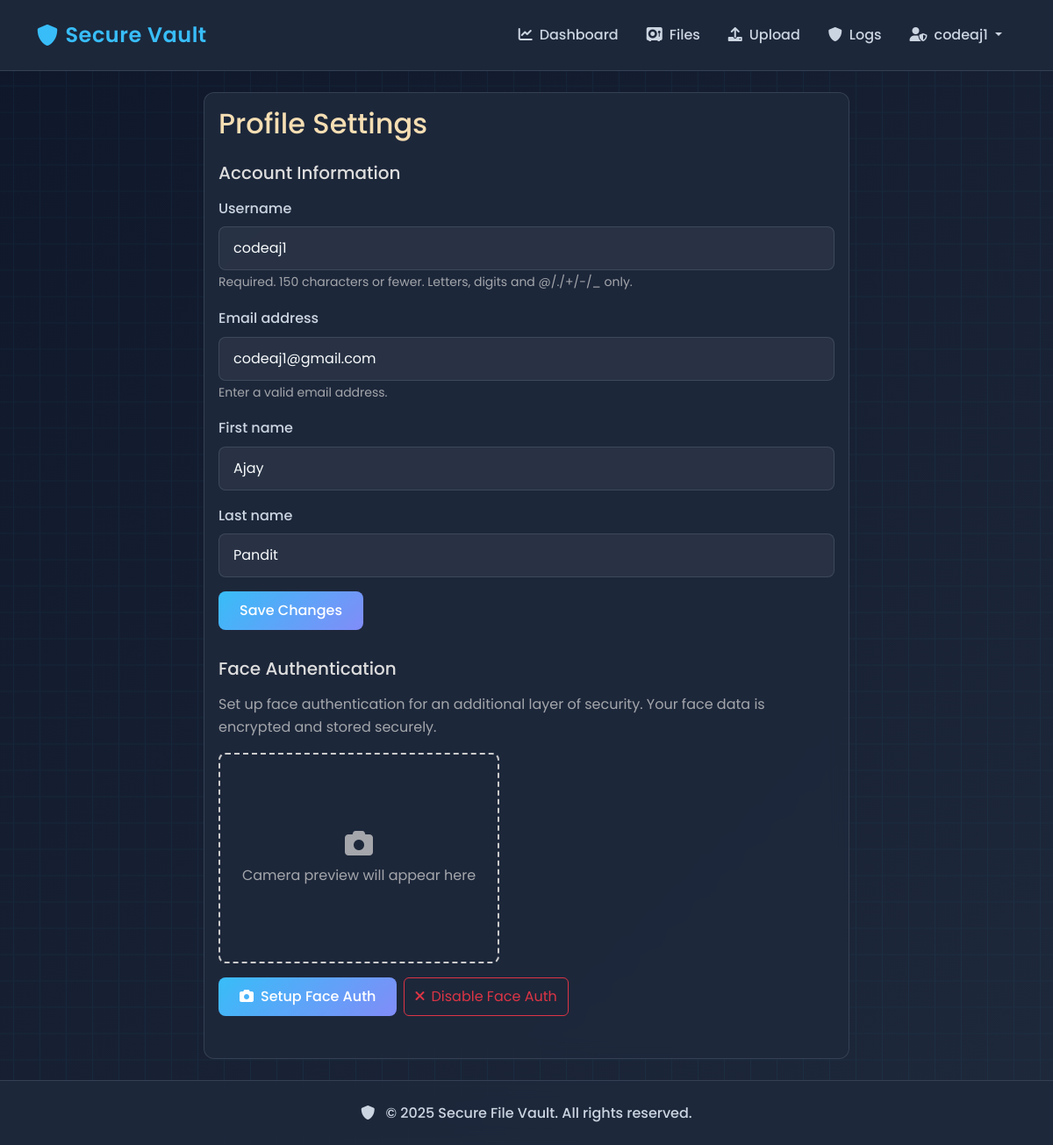
Screenshot of /profile/ (signed in) with the database file from the repository.
### users/models.py (models this page shows, shortened)
class CustomUser(AbstractUser):
    face_encoding = models.BinaryField(null=True, blank=True)
    use_face_auth = models.BooleanField(default=False)
    created_at = models.DateTimeField(auto_now_add=True)
    updated_at = models.DateTimeField(auto_now=True)
    class Meta:
        verbose_name = 'User'
        verbose_name_plural = 'Users'

### users/views.py (the view)
# urls.py: path('profile/', views.profile, name='profile'),
@login_required
def profile(request):
    try:
        if request.method == 'POST':
            form = UserProfileForm(request.POST, instance=request.user)
            if form.is_valid():
                form.save()
                messages.success(request, 'Profile updated successfully.')
                return redirect('profile')
        else:
            form = UserProfileForm(instance=request.user)
        return render(request, 'users/profile.html', {
            'form': form,
            'user': request.user
        })
    except Exception as e:
        print(f"Profile error: {str(e)}")  # For debugging
        messages.error(request, 'An error occurred while loading your profile.')
        return redirect('dashboard')

### users/forms.py
class UserProfileForm(forms.ModelForm):
    class Meta:
        model = User
        fields = ['username', 'email', 'first_name', 'last_name']
        widgets = {
            'username': forms.TextInput(attrs={'class': 'form-control'}),
            'email': forms.EmailInput(attrs={'class': 'form-control'}),
            'first_name': forms.TextInput(attrs={'class': 'form-control'}),
            'last_name': forms.TextInput(attrs={'class': 'form-control'}),
        }
        help_texts = {
            'username': 'Required. 150 characters or fewer. Letters, digits and @/./+/-/_ only.',
            'email': 'Enter a valid email address.',
        }

### users/templatetags/user_tags.py (called while the page is built)
@register.filter(name='addclass')
def addclass(field, css_class):
    return field.as_widget(attrs={'class': css_class})

### templates/users/profile.html (shortened to what this page needs)
{% extends 'base.html' %}
{% load user_tags %}
{% block content %}
<div class="row">
    <div class="col-md-8 mx-auto">
        <div class="card">
            <div class="card-body">
                <h2 class="card-title mb-4">Profile Settings</h2>
                <div class="profile-section">
                    <h5 class="mb-3">Account Information</h5>
                    <form method="post">
                        {% for field in form %}
                            <div class="mb-3">
                                <label class="form-label">{{ field.label }}</label>
                                {{ field|addclass:"form-control" }}
                                {% if field.help_text %}
                                    <small class="form-text text-muted">{{ field.help_text }}</small>
                                {% endif %}
                            </div>
                        {% endfor %}
                        <button type="submit" class="btn btn-primary">Save Changes</button>
                    </form>
                </div>
                <div class="profile-section">
                    <h5 class="mb-3">Face Authentication</h5>
                    <p class="text-muted">
                        Set up face authentication for an additional layer of security.
                        Your face data is encrypted and stored securely.
                    </p>
                    <div class="face-auth-preview">
                        <div id="placeholderText" class="text-center text-muted">
                            <i class="fas fa-camera fa-2x mb-2"></i><br>
                            Camera preview will appear here
                        </div>
                    </div>
                    <div class="d-flex gap-2">
                        <button id="startCamera" class="btn btn-primary">
                            <i class="fas fa-camera me-2"></i>Setup Face Auth
                        </button>
                        {% if user.use_face_auth %}
                            <button id="disableFaceAuth" class="btn btn-outline-danger">
                                <i class="fas fa-times me-2"></i>Disable Face Auth
                            </button>
                        {% endif %}
                    </div>
                </div>
            </div>
        </div>
    </div>
</div>
{% endblock %}

### templates/base.html (shortened to what this page needs)
<!DOCTYPE html>
<html lang="en">
<head>
    <link href="https://cdn.jsdelivr.net/npm/bootstrap@5.3.0/dist/css/bootstrap.min.css" rel="stylesheet">
    <link href="https://cdnjs.cloudflare.com/ajax/libs/font-awesome/6.0.0/css/all.min.css" rel="stylesheet">
</head>
<body>
    <nav class="navbar navbar-expand-lg navbar-dark sticky-top">
        <div class="container">
            <a class="navbar-brand d-flex align-items-center" href="{% url 'dashboard' %}">
                <i class="fas fa-shield-alt me-2"></i>
                <span>Secure Vault</span>
            </a>
            <div class="collapse navbar-collapse" id="navbarNav">
                <ul class="navbar-nav ms-auto">
                    {% if user.is_authenticated %}
                        <li class="nav-item">
                            <a class="nav-link" href="{% url 'dashboard' %}">
                                <i class="fas fa-chart-line me-2"></i>Dashboard
                            </a>
                        </li>
                        <li class="nav-item">
                            <a class="nav-link" href="{% url 'file-list' %}">
                                <i class="fas fa-vault me-2"></i>Files
                            </a>
                        </li>
                        <li class="nav-item">
                            <a class="nav-link" href="{% url 'upload-file' %}">
                                <i class="fas fa-upload me-2"></i>Upload
                            </a>
                        </li>
                        <li class="nav-item">
                            <a class="nav-link" href="{% url 'access-logs' %}">
                                <i class="fas fa-shield-alt me-2"></i>Logs
                            </a>
                        </li>
                        <li class="nav-item dropdown">
                            <a class="nav-link dropdown-toggle" href="#" role="button" data-bs-toggle="dropdown">
                                <i class="fas fa-user-shield me-2"></i>{{ user.username }}
                            </a>
                        </li>
                    {% endif %}
                </ul>
            </div>
        </div>
    </nav>
    <div class="container py-4">
        {% block content %}{% endblock %}
    </div>
    <footer>
        <div class="container text-center">
            <p class="mb-0">
                <i class="fas fa-shield-alt me-2"></i>
                &copy; {% now "Y" %} Secure File Vault. All rights reserved.
            </p>
        </div>
    </footer>
</body>
</html>

### templates/base.html (style rules this page uses)
:root { --primary-color: #0f172a; --secondary-color: #38bdf8; --accent-color: #818cf8; --dark-color: #1e293b; --light-color: #f1f5f9; --danger-color: #ef4444; --success-color: #22c55e; --warning-color: #f59e0b; --text-primary: #f8fafc; --text-secondary: #cbd5e1; --border-color: rgba(148, 163, 184, 0.2); }
body { font-family: 'Poppins', sans-serif; background: linear-gradient(135deg, var(--primary-color), var(--dark-color)); color: var(--text-primary); min-height: 100vh; display: flex; flex-direction: column; line-height: 1.6; }
.navbar { background: rgba(30, 41, 59, 0.95); backdrop-filter: blur(10px); border-bottom: 1px solid var(--border-color); padding: 1rem 0; }
.navbar-brand { color: var(--secondary-color) !important; font-weight: 600; font-size: 1.5rem; letter-spacing: 0.5px; }
.nav-link { color: var(--text-secondary) !important; font-weight: 500; padding: 0.5rem 1rem !important; border-radius: 6px; transition: all 0.3s ease; }
.card { background: rgba(30, 41, 59, 0.95); border: 1px solid var(--border-color); border-radius: 12px; backdrop-filter: blur(10px); }
.btn-primary { background: linear-gradient(135deg, var(--secondary-color), var(--accent-color)); border: none; font-weight: 500; padding: 0.625rem 1.5rem; border-radius: 8px; transition: all 0.3s ease; }
.form-control { background: rgba(255, 255, 255, 0.05); border: 1px solid var(--border-color); color: var(--text-primary); border-radius: 8px; padding: 0.75rem 1rem; font-size: 1rem; }
.form-label { color: var(--text-secondary); font-weight: 500; margin-bottom: 0.5rem; }
footer { background: rgba(30, 41, 59, 0.95); backdrop-filter: blur(10px); border-top: 1px solid var(--border-color); padding: 1.5rem 0; margin-top: auto; }
footer p { color: var(--text-secondary); font-weight: 500; }
.card { --bs-card-spacer-y: 1rem; --bs-card-spacer-x: 1rem; --bs-card-title-spacer-y: 0.5rem; --bs-card-title-color: wheat; }
.text-muted { --bs-text-opacity: 1; color: rgb(209 209 209 / 75%) !important; }

### templates/users/profile.html (style rules this page uses)
.profile-section { margin-bottom: 2rem; }
.face-auth-preview { width: 320px; height: 240px; border: 2px dashed #ccc; border-radius: 8px; display: flex; align-items: center; justify-content: center; margin: 1rem 0; background-color: #f8f9fa00; }
h5 { color: #ddd; }

### rows the page displays
CustomUser: username "codeaj1", form "codeaj1" "codeaj1@gmail.com" "Ajay" "Pandit"

### other values shown
{{ field.label }} "Username" "Email address" "First name" "Last name"
{{ field.help_text }} "Required. 150 characters or fewer. Letters, digits and @/./+/-/_ only." "Enter a valid email address."
